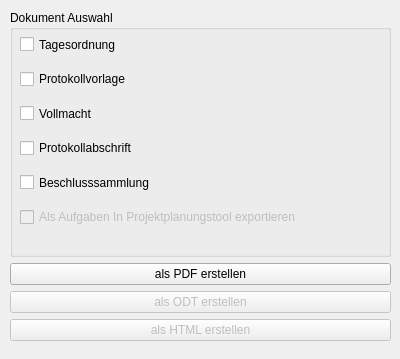
<?xml version="1.0" encoding="UTF-8"?>
<ui version="4.0">
 <class>GeneratorTab</class>
 <widget class="QWidget" name="GeneratorTab">
  <property name="geometry">
   <rect>
    <x>0</x>
    <y>0</y>
    <width>400</width>
    <height>359</height>
   </rect>
  </property>
  <property name="windowTitle">
   <string>Form</string>
  </property>
  <widget class="QWidget" name="gridLayoutWidget">
   <property name="geometry">
    <rect>
     <x>10</x>
     <y>10</y>
     <width>381</width>
     <height>331</height>
    </rect>
   </property>
   <layout class="QGridLayout" name="gridLayout">
    <item row="4" column="0">
     <widget class="QPushButton" name="doHtml">
      <property name="enabled">
       <bool>false</bool>
      </property>
      <property name="sizePolicy">
       <sizepolicy hsizetype="Expanding" vsizetype="Minimum">
        <horstretch>0</horstretch>
        <verstretch>0</verstretch>
       </sizepolicy>
      </property>
      <property name="text">
       <string>als HTML erstellen</string>
      </property>
     </widget>
    </item>
    <item row="1" column="0" rowspan="2">
     <widget class="QPushButton" name="doPdf">
      <property name="sizePolicy">
       <sizepolicy hsizetype="Expanding" vsizetype="Minimum">
        <horstretch>0</horstretch>
        <verstretch>0</verstretch>
       </sizepolicy>
      </property>
      <property name="text">
       <string>als PDF erstellen</string>
      </property>
     </widget>
    </item>
    <item row="0" column="0">
     <widget class="QGroupBox" name="groupBox_2">
      <property name="sizePolicy">
       <sizepolicy hsizetype="Expanding" vsizetype="Expanding">
        <horstretch>0</horstretch>
        <verstretch>0</verstretch>
       </sizepolicy>
      </property>
      <property name="minimumSize">
       <size>
        <width>0</width>
        <height>0</height>
       </size>
      </property>
      <property name="title">
       <string>Dokument Auswahl</string>
      </property>
      <widget class="QWidget" name="gridLayoutWidget_2">
       <property name="geometry">
        <rect>
         <x>10</x>
         <y>20</y>
         <width>361</width>
         <height>201</height>
        </rect>
       </property>
       <layout class="QGridLayout" name="gridLayout_2">
        <item row="4" column="0" colspan="2">
         <widget class="QCheckBox" name="beschlusssammlung">
          <property name="sizePolicy">
           <sizepolicy hsizetype="Expanding" vsizetype="Expanding">
            <horstretch>0</horstretch>
            <verstretch>0</verstretch>
           </sizepolicy>
          </property>
          <property name="text">
           <string>Beschlusssammlung</string>
          </property>
         </widget>
        </item>
        <item row="0" column="0" colspan="2">
         <widget class="QCheckBox" name="agenda">
          <property name="sizePolicy">
           <sizepolicy hsizetype="Expanding" vsizetype="Expanding">
            <horstretch>0</horstretch>
            <verstretch>0</verstretch>
           </sizepolicy>
          </property>
          <property name="text">
           <string>Tagesordnung</string>
          </property>
         </widget>
        </item>
        <item row="3" column="0" colspan="2">
         <widget class="QCheckBox" name="protokollabschrift">
          <property name="sizePolicy">
           <sizepolicy hsizetype="Expanding" vsizetype="Expanding">
            <horstretch>0</horstretch>
            <verstretch>0</verstretch>
           </sizepolicy>
          </property>
          <property name="text">
           <string>Protokollabschrift</string>
          </property>
         </widget>
        </item>
        <item row="2" column="0" colspan="2">
         <widget class="QCheckBox" name="procuration">
          <property name="sizePolicy">
           <sizepolicy hsizetype="Expanding" vsizetype="Expanding">
            <horstretch>0</horstretch>
            <verstretch>0</verstretch>
           </sizepolicy>
          </property>
          <property name="text">
           <string>Vollmacht</string>
          </property>
         </widget>
        </item>
        <item row="1" column="0" colspan="2">
         <widget class="QCheckBox" name="protokollvorlage">
          <property name="sizePolicy">
           <sizepolicy hsizetype="Expanding" vsizetype="Expanding">
            <horstretch>0</horstretch>
            <verstretch>0</verstretch>
           </sizepolicy>
          </property>
          <property name="text">
           <string>Protokollvorlage</string>
          </property>
         </widget>
        </item>
        <item row="5" column="0" colspan="2">
         <widget class="QCheckBox" name="exportIssues">
          <property name="enabled">
           <bool>false</bool>
          </property>
          <property name="sizePolicy">
           <sizepolicy hsizetype="Expanding" vsizetype="Expanding">
            <horstretch>0</horstretch>
            <verstretch>0</verstretch>
           </sizepolicy>
          </property>
          <property name="text">
           <string>Als Aufgaben In Projektplanungstool exportieren</string>
          </property>
         </widget>
        </item>
       </layout>
      </widget>
     </widget>
    </item>
    <item row="3" column="0">
     <widget class="QPushButton" name="doOdt">
      <property name="enabled">
       <bool>false</bool>
      </property>
      <property name="sizePolicy">
       <sizepolicy hsizetype="Expanding" vsizetype="Minimum">
        <horstretch>0</horstretch>
        <verstretch>0</verstretch>
       </sizepolicy>
      </property>
      <property name="text">
       <string>als ODT erstellen</string>
      </property>
     </widget>
    </item>
   </layout>
  </widget>
 </widget>
 <resources/>
 <connections/>
</ui>
